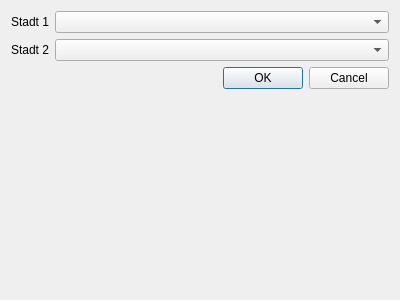
<?xml version="1.0" encoding="UTF-8"?>
<ui version="4.0">
 <class>Dialog</class>
 <widget class="QDialog" name="Dialog">
  <property name="geometry">
   <rect>
    <x>0</x>
    <y>0</y>
    <width>400</width>
    <height>300</height>
   </rect>
  </property>
  <property name="windowTitle">
   <string>Dialog</string>
  </property>
  <layout class="QFormLayout" name="formLayout">
   <item row="0" column="0">
    <widget class="QLabel" name="label">
     <property name="text">
      <string>Stadt 1</string>
     </property>
    </widget>
   </item>
   <item row="1" column="1">
    <widget class="QComboBox" name="comboBox_city2"/>
   </item>
   <item row="2" column="0" colspan="2">
    <widget class="QDialogButtonBox" name="buttonBox">
     <property name="orientation">
      <enum>Qt::Horizontal</enum>
     </property>
     <property name="standardButtons">
      <set>QDialogButtonBox::Cancel|QDialogButtonBox::Ok</set>
     </property>
    </widget>
   </item>
   <item row="0" column="1">
    <widget class="QComboBox" name="comboBox_city1"/>
   </item>
   <item row="1" column="0">
    <widget class="QLabel" name="label_2">
     <property name="text">
      <string>Stadt 2</string>
     </property>
    </widget>
   </item>
  </layout>
 </widget>
 <resources/>
 <connections>
  <connection>
   <sender>buttonBox</sender>
   <signal>accepted()</signal>
   <receiver>Dialog</receiver>
   <slot>accept()</slot>
   <hints>
    <hint type="sourcelabel">
     <x>248</x>
     <y>254</y>
    </hint>
    <hint type="destinationlabel">
     <x>157</x>
     <y>274</y>
    </hint>
   </hints>
  </connection>
  <connection>
   <sender>buttonBox</sender>
   <signal>rejected()</signal>
   <receiver>Dialog</receiver>
   <slot>reject()</slot>
   <hints>
    <hint type="sourcelabel">
     <x>316</x>
     <y>260</y>
    </hint>
    <hint type="destinationlabel">
     <x>286</x>
     <y>274</y>
    </hint>
   </hints>
  </connection>
 </connections>
</ui>
